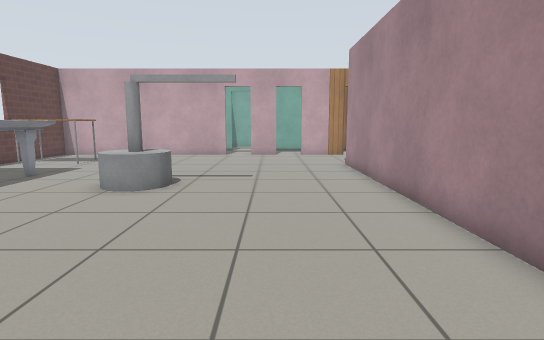
view 1 (above)

24 first-person views from a walk through a robot-simulator world made for Gazebo. The camera is 0.9 m above the floor, tilts 8° down and sees 80° across. Floor lines are 1 m apart. The floor is counted in squares, 0.5 m on a side. Each view is taken from the middle of a square. On the plan, view 1 faces up. The plan holds only what a view shows up to about 17 squares ahead; the rest is blank. The robots in the file are not drawn. Gazebo's built-in surfaces are drawn with simple patterns. Simple shapes stand in for some stock models. Some surface patterns are stand-ins.

view 2
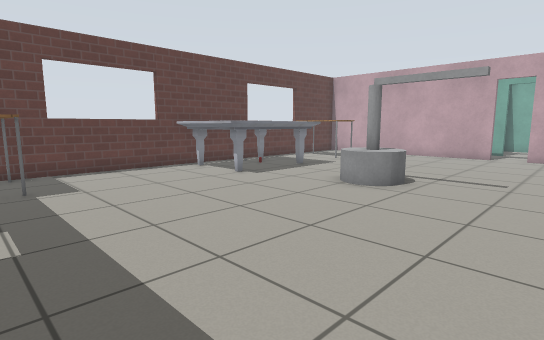

view 3
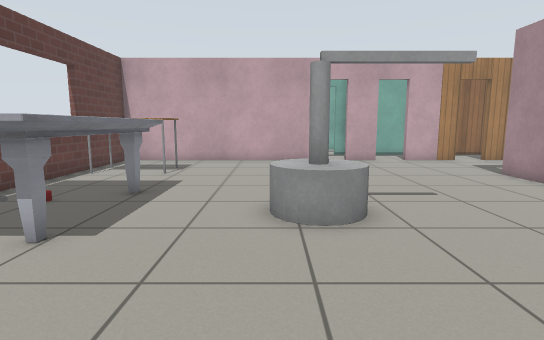

view 4
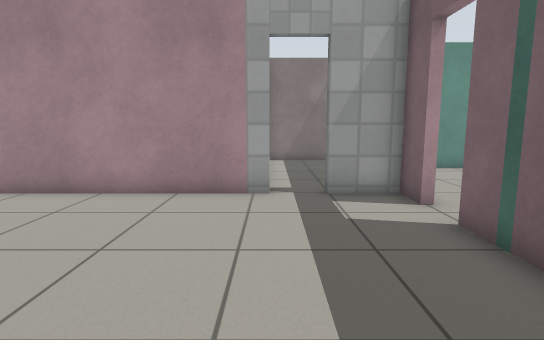

view 5
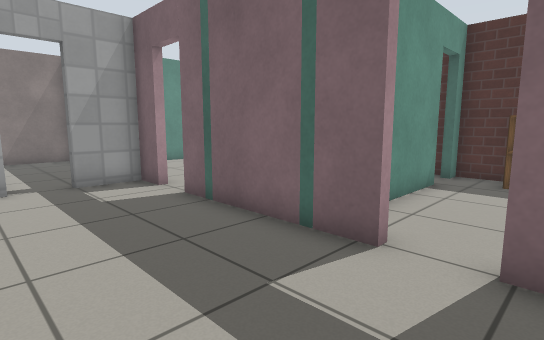

view 6
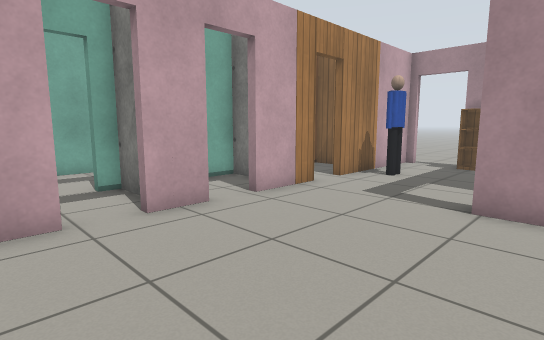

view 7
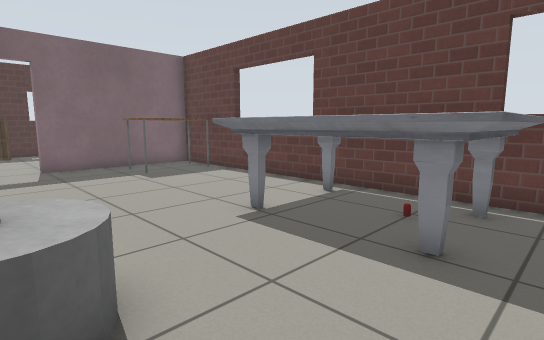

view 8
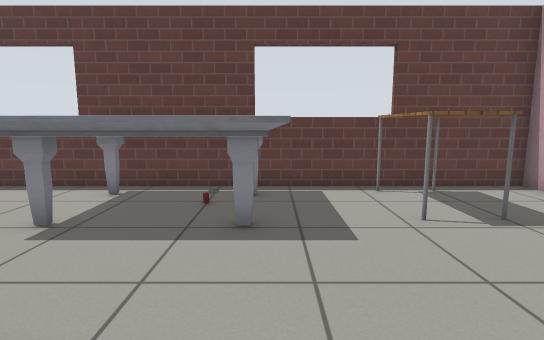

view 9
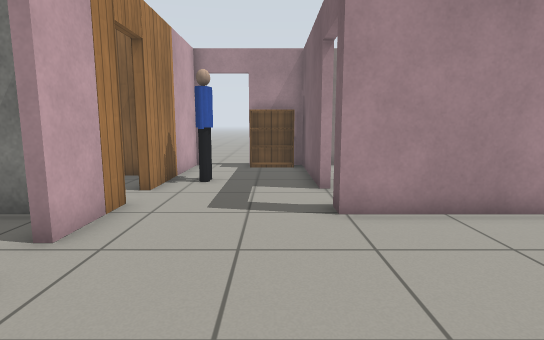

view 10
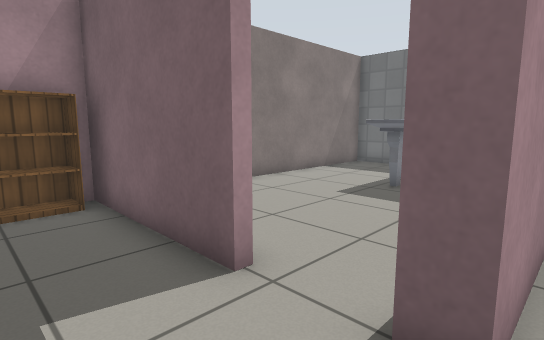

view 11
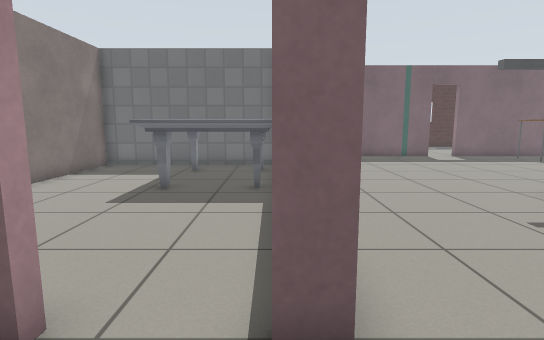

view 12
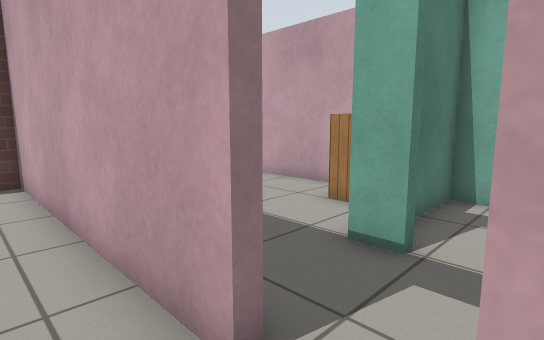

view 13
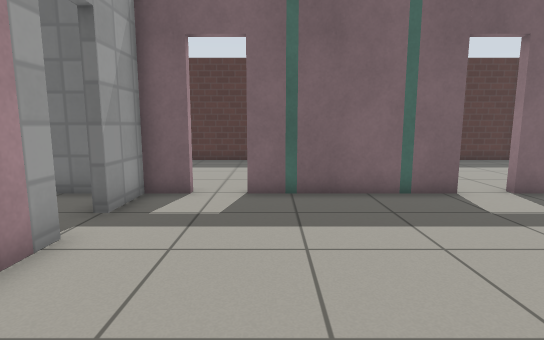

view 14
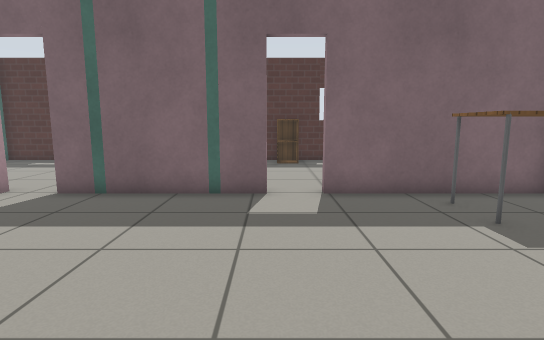

view 15
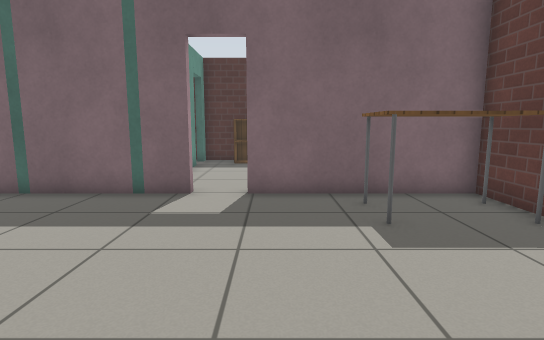

view 16
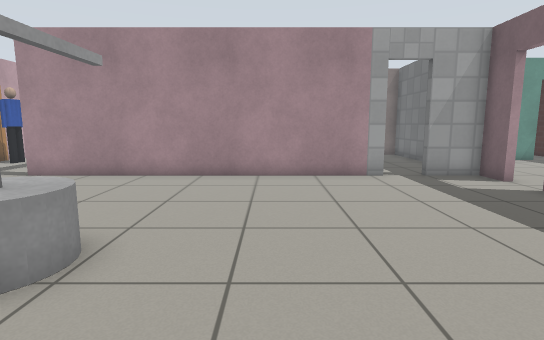

view 17
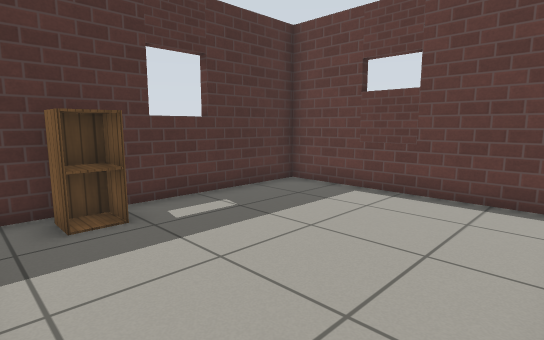

view 18
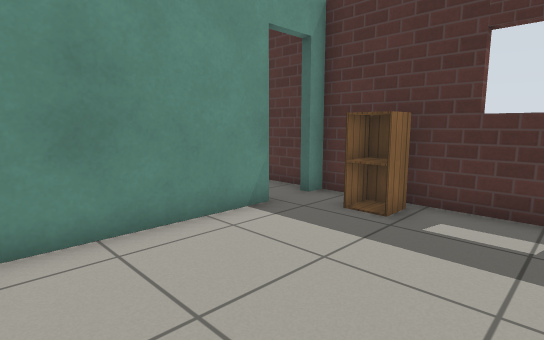

view 19
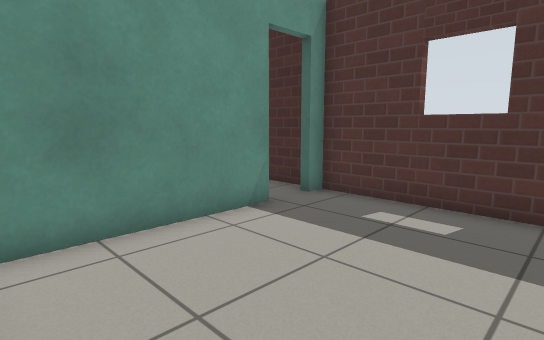

view 20
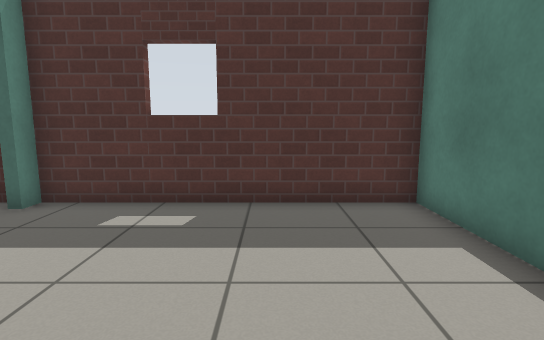

view 21
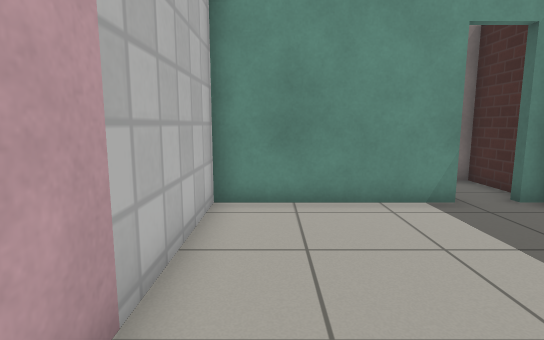

view 22
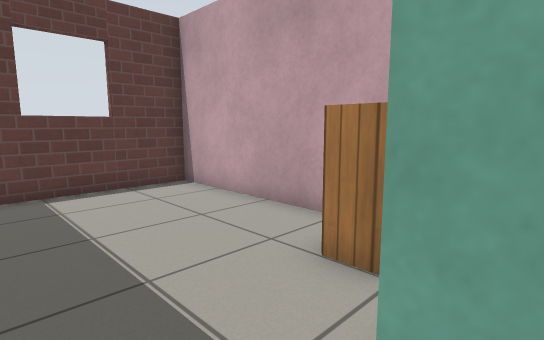

view 23
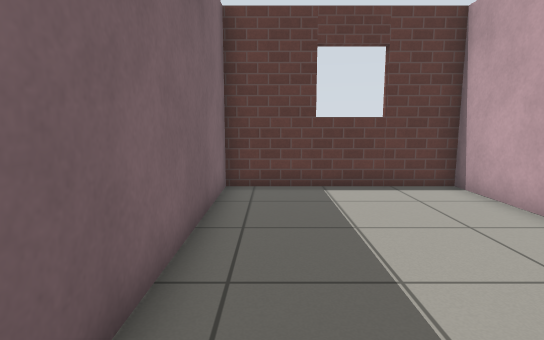

view 24
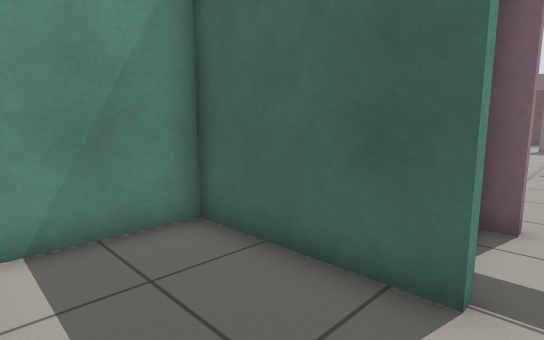

### Floor plan
Key: @ floor where view 1 was taken; # wall or solid block; . floor; D open door; = window, fence, low wall or low ledge; T table; M marble table; C cabinet; P person; B bookshelf; O other object.
Columns run from 12 left of view 1 to 13 right of it. Each row starts with its distance up from view 1.
 27 #######    ##
 26 #......  #......#
 25 #......C #......#
 24 #........#......#
 23 =........#D######   ##
 22 #.........D.#...#   .#
 21 #...........#...# ...#
 20 ##########D##D###D######
 19 #.........D..D...D.....DD.
 18 #..................PP..DD.
 17 #......................BD.
 16 TTTT...................B
 15 TTTT............DDD####B
 14 =...............DDD..
 13 =...............#....
 12 MMMMM...........#.....
 11 MMOMM...........#......
 10 M O M..OOOOO....#.......#
  9 M   M..OOO......#.......#
  8 MM MM...........MMMM....#
  7 MMMMM...........M   ....#
  6 =...............M   ....#
  5 =...............M   ....#
  4 =...............M  M....#
  3 =...............#########
  2 #..............DD.......#
  1 TTTT...........DD.......#
  0 TTTT........@...#.......#
 -1 ######DD#####DD##########
 -2 #.....DD.#  #DD......#
 -3 #........#   ........#
 -4 #........#   ........#
 -5 #........#   ........#
 -6 #........#  #........#
 -7 #........#  #........#
 -8 #.....CCDD  #.......DD.
 -9 ######C#################

Where each view was taken, in squares from view 1:
view 1: 0 up, 0 right, facing up
view 2: 0 up, 1 right, facing up-left
view 3: 3 up, 5 left, facing up
view 4: 2 up, 5 left, facing right
view 5: 3 up, 7 left, facing down-right
view 6: 13 up, 4 left, facing up-right
view 7: 13 up, 4 left, facing down-left
view 8: 12 up, 3 left, facing left
view 9: 16 up, 3 left, facing right
view 10: 17 up, 3 right, facing down-right
view 11: 17 up, 4 right, facing down
view 12: 18 up, 1 left, facing up-left
view 13: 7 up, 0 right, facing down
view 14: 7 up, 5 left, facing down
view 15: 7 up, 7 left, facing down
view 16: 6 up, 8 left, facing right
view 17: 2 down, 4 left, facing down-left
view 18: 2 down, 9 left, facing down-right
view 19: 2 down, 3 right, facing down-right
view 20: 2 down, 3 right, facing down
view 21: 3 down, 1 right, facing right
view 22: 21 up, 3 left, facing up-left
view 23: 21 up, 3 left, facing left
view 24: 26 up, 2 left, facing down-right
